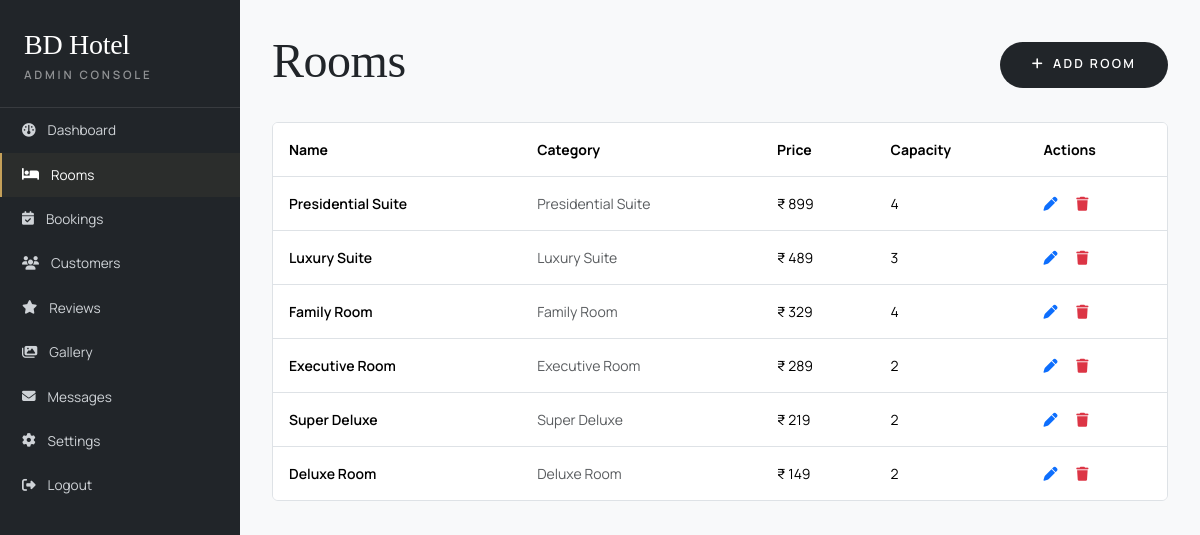
/admin/rooms.php (signed in), run on the app's committed database.
### tables this page shows
CREATE TABLE `rooms` (
  `id`          INT UNSIGNED AUTO_INCREMENT PRIMARY KEY,
  `name`        VARCHAR(150) NOT NULL,
  `category`    VARCHAR(80)  NOT NULL,
  `price`       DECIMAL(10,2) NOT NULL,
  `capacity`    TINYINT UNSIGNED NOT NULL DEFAULT 2,
  `description` TEXT NOT NULL,
  `amenities`   TEXT,                      
  `images`      TEXT,                      
  `available`   TINYINT(1) NOT NULL DEFAULT 1,
  `created_at`  DATETIME NOT NULL DEFAULT CURRENT_TIMESTAMP,
  INDEX `idx_category` (`category`),
  INDEX `idx_price` (`price`)
);

### includes/config.php (called while the page is built, shortened)
<?php
require_once __DIR__ . '/../database/db_connect.php';
function e(?string $s): string { return htmlspecialchars((string)$s, ENT_QUOTES, 'UTF-8'); }
function money(float $n): string { return '₹ ' . number_format($n, 0); }
function base_url(): string {
    $scheme = (!empty($_SERVER['HTTPS']) && $_SERVER['HTTPS'] !== 'off') ? 'https' : 'http';
    $host   = $_SERVER['HTTP_HOST'] ?? 'localhost';
    $projRoot = str_replace('\\', '/', dirname(__DIR__));
    $docRoot  = str_replace('\\', '/', rtrim((string)($_SERVER['DOCUMENT_ROOT'] ?? ''), "/\\"));
    $path = '';
    if ($docRoot !== '' && str_starts_with($projRoot, $docRoot)) {
        $path = substr($projRoot, strlen($docRoot));
    } else {
        $script = str_replace('\\', '/', (string)($_SERVER['SCRIPT_NAME'] ?? ''));
        $path   = rtrim(dirname($script), '/');
        if (str_ends_with($path, '/admin')) $path = substr($path, 0, -6);
    }
    return $scheme . '://' . $host . $path;
}

### database/db_connect.php (called while the page is built, shortened)
<?php
function db(): PDO {
    static $pdo = null;
    if ($pdo instanceof PDO) return $pdo;
    $dsn  = 'mysql:host=' . DB_HOST . ';dbname=' . DB_NAME . ';charset=' . DB_CHARSET;
    $opts = [
        PDO::ATTR_ERRMODE            => PDO::ERRMODE_EXCEPTION,
        PDO::ATTR_DEFAULT_FETCH_MODE => PDO::FETCH_ASSOC,
        PDO::ATTR_EMULATE_PREPARES   => false,
    ];
    try {
        $pdo = new PDO($dsn, DB_USER, DB_PASS, $opts);
    } catch (PDOException $e) {
        http_response_code(500);
        exit('Database connection failed: ' . htmlspecialchars($e->getMessage(), ENT_QUOTES));
    }
    return $pdo;
}

### admin/rooms.php (the view, shortened to what this page needs)
<?php
require_once __DIR__ . '/../includes/config.php';
$rows   = db()->query('SELECT * FROM rooms ORDER BY id DESC')->fetchAll();
require __DIR__ . '/_layout.php';
?>
<div class="d-flex justify-content-between align-items-center mb-4">
  <h1 class="font-serif-luxe display-5">Rooms</h1>
  <a class="btn bd-btn-primary ripple" href="?add=1"><i class="fa-solid fa-plus me-2"></i>Add Room</a>
</div>
<div class="bg-white border rounded-2 overflow-hidden">
  <table class="table table-borderless mb-0 align-middle small">
    <thead class="bg-light"><tr><th class="p-3">Name</th><th class="p-3">Category</th><th class="p-3">Price</th><th class="p-3">Capacity</th><th class="p-3">Actions</th></tr></thead>
    <tbody>
      <?php foreach ($rows as $r): ?>
        <tr class="border-top">
          <td class="p-3 fw-semibold"><?= e($r['name']) ?></td>
          <td class="p-3 text-muted"><?= e($r['category']) ?></td>
          <td class="p-3"><?= money((float)$r['price']) ?></td>
          <td class="p-3"><?= (int)$r['capacity'] ?></td>
          <td class="p-3">
            <a class="text-primary me-3" href="?edit=<?= (int)$r['id'] ?>"><i class="fa-solid fa-pen"></i></a>
            <a class="text-danger" href="?delete=<?= (int)$r['id'] ?>" onclick="return confirm('Delete this room?');"><i class="fa-solid fa-trash"></i></a>
          </td>
        </tr>
      <?php endforeach; ?>
    </tbody>
  </table>
</div>
<?php require __DIR__ . '/_footer.php'; ?>

### admin/_layout.php (shortened to what this page needs)
<?php
$__base = base_url();
$__cur  = basename($_SERVER['SCRIPT_NAME'] ?? '');
$items = [
  'dashboard.php' => ['fa-gauge','Dashboard'],
  'rooms.php'     => ['fa-bed','Rooms'],
  'bookings.php'  => ['fa-calendar-check','Bookings'],
  'customers.php' => ['fa-users','Customers'],
  'reviews.php'   => ['fa-star','Reviews'],
  'gallery.php'   => ['fa-images','Gallery'],
  'messages.php'  => ['fa-envelope','Messages'],
  'settings.php'  => ['fa-gear','Settings'],
];
?>
<!DOCTYPE html>
<html lang="en"><head>
<link href="https://cdn.jsdelivr.net/npm/bootstrap@5.3.3/dist/css/bootstrap.min.css" rel="stylesheet">
<link href="https://cdnjs.cloudflare.com/ajax/libs/font-awesome/6.5.2/css/all.min.css" rel="stylesheet">
<link href="<?= $__base ?>/css/style.css" rel="stylesheet">
<link href="<?= $__base ?>/css/responsive.css" rel="stylesheet">
</head><body>
<div class="admin-shell">
  <aside class="admin-sidebar">
    <div class="brand">
      <div class="font-serif-luxe fs-3">BD Hotel</div>
      <div class="label-eyebrow" style="color:rgba(255,255,255,.5);">Admin Console</div>
    </div>
    <nav>
      <?php foreach ($items as $file => $it): ?>
        <a class="<?= $__cur === $file ? 'active' : '' ?>" href="<?= $__base ?>/admin/<?= $file ?>">
          <i class="fa-solid <?= $it[0] ?>"></i><?= e($it[1]) ?>
        </a>
      <?php endforeach; ?>
      <a href="<?= $__base ?>/logout.php"><i class="fa-solid fa-right-from-bracket"></i>Logout</a>
    </nav>
  </aside>
  <main class="admin-main">

### admin/_footer.php (shortened to what this page needs)
  </main>
</div>
</body></html>

### css/style.css (style rules this page uses)
:root { --bd-dark:#212529; --bd-bg:#F8F9FA; --bd-gold:#C5A059; --bd-blue:#0D6EFD; --bd-yellow:#FFC107; --bd-muted:#6c757d; }
* { box-sizing:border-box; }
html,body { margin:0; padding:0; background:var(--bd-bg); color:var(--bd-dark); font-family:'Manrope', -apple-system, sans-serif; scroll-behavior:smooth; -webkit-font-smoothing:antialiased; }
a { text-decoration:none; color:inherit; transition:color .3s ease; }
.font-serif-luxe { font-family:'Cormorant Garamond', serif; font-weight:400; letter-spacing:-0.01em; }
.label-eyebrow { font-size:.72rem; letter-spacing:.24em; text-transform:uppercase; font-weight:600; color:var(--bd-muted); }
.bd-btn-primary { background:var(--bd-dark); color:#fff !important; padding:.85rem 2rem; border-radius:999px; border:none; font-size:.78rem; letter-spacing:.18em; text-transform:uppercase; font-weight:600; transition:background-color .3s ease, transform .3s ease, box-shadow .3s ease; }
.admin-shell { display:grid; grid-template-columns:240px 1fr; min-height:100vh; background:var(--bd-bg); }
.admin-sidebar { background:var(--bd-dark); color:#fff; }
.admin-sidebar .brand { padding:1.5rem; border-bottom:1px solid rgba(255,255,255,.1); }
.admin-sidebar a { display:flex; align-items:center; gap:.75rem; padding:.75rem 1.25rem; color:#cfd3d7 !important; font-size:.85rem; border-left:2px solid transparent; }
.admin-sidebar a:hover, .admin-sidebar a.active { color:#fff !important; border-left-color:var(--bd-gold); background:rgba(197,160,89,.06); }
.admin-main { padding:2rem; }

### data on the page
rooms: name "Presidential Suite", category "Presidential Suite", price "₹ 899", capacity "4"
rooms: name "Luxury Suite", category "Luxury Suite", price "₹ 489", capacity "3"
rooms: name "Family Room", category "Family Room", price "₹ 329", capacity "4"
rooms: name "Executive Room", category "Executive Room", price "₹ 289", capacity "2"
rooms: name "Super Deluxe", category "Super Deluxe", price "₹ 219", capacity "2"
rooms: name "Deluxe Room", category "Deluxe Room", price "₹ 149", capacity "2"

### other printed values
$it[1] "Dashboard"
$it[1] "Rooms"
$it[1] "Bookings"
$it[1] "Customers"
$it[1] "Reviews"
$it[1] "Gallery"
$it[1] "Messages"
$it[1] "Settings"
